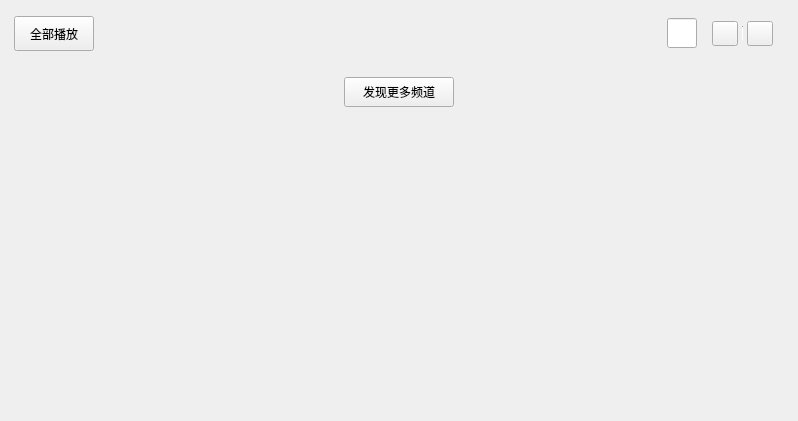
<?xml version="1.0" encoding="UTF-8"?>
<ui version="4.0">
 <class>RecentlySongChannel</class>
 <widget class="QWidget" name="RecentlySongChannel">
  <property name="geometry">
   <rect>
    <x>0</x>
    <y>0</y>
    <width>798</width>
    <height>421</height>
   </rect>
  </property>
  <property name="windowTitle">
   <string>RecentlySongChannel</string>
  </property>
  <layout class="QVBoxLayout" name="verticalLayout">
   <item>
    <widget class="QWidget" name="operation_widget" native="true">
     <layout class="QHBoxLayout" name="horizontalLayout_9">
      <property name="spacing">
       <number>10</number>
      </property>
      <property name="leftMargin">
       <number>3</number>
      </property>
      <property name="topMargin">
       <number>5</number>
      </property>
      <property name="bottomMargin">
       <number>5</number>
      </property>
      <item>
       <widget class="QToolButton" name="recently_play_toolButton">
        <property name="minimumSize">
         <size>
          <width>80</width>
          <height>35</height>
         </size>
        </property>
        <property name="cursor">
         <cursorShape>PointingHandCursor</cursorShape>
        </property>
        <property name="toolTip">
         <string>顺序播放</string>
        </property>
        <property name="text">
         <string>全部播放</string>
        </property>
        <property name="toolButtonStyle">
         <enum>Qt::ToolButtonTextBesideIcon</enum>
        </property>
       </widget>
      </item>
      <item>
       <spacer name="horizontalSpacer_16">
        <property name="orientation">
         <enum>Qt::Horizontal</enum>
        </property>
        <property name="sizeHint" stdset="0">
         <size>
          <width>40</width>
          <height>20</height>
         </size>
        </property>
       </spacer>
      </item>
      <item>
       <widget class="MySearchLineEdit" name="recently_search_lineEdit">
        <property name="sizePolicy">
         <sizepolicy hsizetype="Fixed" vsizetype="Fixed">
          <horstretch>0</horstretch>
          <verstretch>0</verstretch>
         </sizepolicy>
        </property>
        <property name="minimumSize">
         <size>
          <width>30</width>
          <height>30</height>
         </size>
        </property>
        <property name="maximumSize">
         <size>
          <width>30</width>
          <height>30</height>
         </size>
        </property>
        <property name="placeholderText">
         <string/>
        </property>
       </widget>
      </item>
      <item>
       <widget class="QWidget" name="small_widget" native="true">
        <layout class="QHBoxLayout" name="horizontalLayout_14">
         <property name="spacing">
          <number>4</number>
         </property>
         <property name="leftMargin">
          <number>5</number>
         </property>
         <property name="topMargin">
          <number>2</number>
         </property>
         <property name="rightMargin">
          <number>5</number>
         </property>
         <property name="bottomMargin">
          <number>2</number>
         </property>
         <item>
          <widget class="QToolButton" name="recently_share_toolButton">
           <property name="cursor">
            <cursorShape>PointingHandCursor</cursorShape>
           </property>
           <property name="toolTip">
            <string>分享</string>
           </property>
           <property name="text">
            <string/>
           </property>
           <property name="iconSize">
            <size>
             <width>18</width>
             <height>18</height>
            </size>
           </property>
          </widget>
         </item>
         <item>
          <widget class="Line" name="line_2">
           <property name="sizePolicy">
            <sizepolicy hsizetype="Fixed" vsizetype="Fixed">
             <horstretch>0</horstretch>
             <verstretch>0</verstretch>
            </sizepolicy>
           </property>
           <property name="minimumSize">
            <size>
             <width>1</width>
             <height>15</height>
            </size>
           </property>
           <property name="maximumSize">
            <size>
             <width>1</width>
             <height>16777215</height>
            </size>
           </property>
           <property name="font">
            <font>
             <family>宋体</family>
            </font>
           </property>
           <property name="lineWidth">
            <number>1</number>
           </property>
           <property name="orientation">
            <enum>Qt::Vertical</enum>
           </property>
          </widget>
         </item>
         <item>
          <widget class="QToolButton" name="recently_batch_toolButton">
           <property name="cursor">
            <cursorShape>PointingHandCursor</cursorShape>
           </property>
           <property name="toolTip">
            <string>批量操作</string>
           </property>
           <property name="text">
            <string/>
           </property>
           <property name="iconSize">
            <size>
             <width>18</width>
             <height>18</height>
            </size>
           </property>
          </widget>
         </item>
        </layout>
       </widget>
      </item>
     </layout>
    </widget>
   </item>
   <item>
    <widget class="QWidget" name="table_widget" native="true">
     <property name="sizePolicy">
      <sizepolicy hsizetype="Preferred" vsizetype="Preferred">
       <horstretch>0</horstretch>
       <verstretch>0</verstretch>
      </sizepolicy>
     </property>
    </widget>
   </item>
   <item>
    <widget class="QWidget" name="widget_2" native="true">
     <layout class="QHBoxLayout" name="horizontalLayout">
      <item>
       <widget class="QPushButton" name="search_pushButton">
        <property name="minimumSize">
         <size>
          <width>110</width>
          <height>30</height>
         </size>
        </property>
        <property name="maximumSize">
         <size>
          <width>110</width>
          <height>30</height>
         </size>
        </property>
        <property name="font">
         <font>
          <pointsize>9</pointsize>
         </font>
        </property>
        <property name="cursor">
         <cursorShape>PointingHandCursor</cursorShape>
        </property>
        <property name="text">
         <string>发现更多频道</string>
        </property>
       </widget>
      </item>
     </layout>
    </widget>
   </item>
   <item>
    <spacer name="verticalSpacer">
     <property name="orientation">
      <enum>Qt::Vertical</enum>
     </property>
     <property name="sizeHint" stdset="0">
      <size>
       <width>20</width>
       <height>85</height>
      </size>
     </property>
    </spacer>
   </item>
  </layout>
 </widget>
 <customwidgets>
  <customwidget>
   <class>MySearchLineEdit</class>
   <extends>QLineEdit</extends>
   <header>MySearchLineEdit.h</header>
  </customwidget>
 </customwidgets>
 <resources/>
 <connections/>
</ui>
